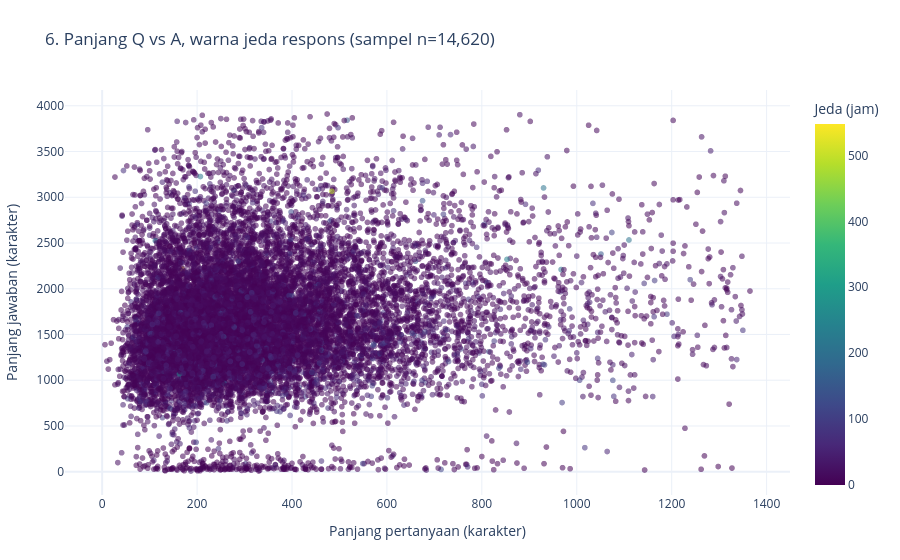

Notebook code for this chart:
### Code cell
scatter_df = numeric_sample.filter(
    pl.col('response_hours').is_not_null() &
    pl.col('response_hours').is_between(0, MAX_RESPONSE_HOURS) &
    (pl.col('question_length') <= summary['p99_pertanyaan']) &
    (pl.col('answer_length') <= summary['p99_jawaban'])
)
if scatter_df.is_empty():
    raise ValueError('Tidak ada data valid untuk scatter multidimensi; cek waktu di M2.')
fig6 = go.Figure(go.Scattergl(
    x=scatter_df['question_length'].to_list(),
    y=scatter_df['answer_length'].to_list(),
    mode='markers',
    marker=dict(
        size=6, opacity=0.55,
        color=scatter_df['response_hours'].to_list(),
        colorscale='Viridis', showscale=True,
        colorbar=dict(title='Jeda (jam)'),
    ),
    hovertemplate='Pertanyaan %{x:,} karakter<br>Jawaban %{y:,} karakter<extra></extra>',
))
fig6.update_layout(
    title=f'6. Panjang Q vs A, warna jeda respons (sampel n={scatter_df.height:,})',
    xaxis_title='Panjang pertanyaan (karakter)',
    yaxis_title='Panjang jawaban (karakter)',
)
publish(fig6, '06_scatter_multidimensi.html')

### Figure 1 — Plotly figure (JSON) as saved in the notebook; plotly's stock layout.template omitted (floating-point values rounded to 4 significant figures; data arrays with more than 128 entries replaced by an {"elided": "..."} marker saying what was removed)
{"data": [{"hovertemplate": "Pertanyaan %{x:,} karakter<br>Jawaban %{y:,} karakter<extra></extra>", "marker": {"color": {"elided": "14620 float values"}, "colorbar": {"title": {"text": "Jeda (jam)"}}, "colorscale": [[0, "#440154"], [0.1111, "#482878"], [0.2222, "#3e4989"], [0.3333, "#31688e"], [0.4444, "#26828e"], [0.5556, "#1f9e89"], [0.6667, "#35b779"], [0.7778, "#6ece58"], [0.8889, "#b5de2b"], [1, "#fde725"]], "opacity": 0.55, "showscale": true, "size": 6}, "mode": "markers", "type": "scattergl", "x": {"elided": "14620 int values"}, "y": {"elided": "14620 int values"}}], "layout": {"hovermode": "closest", "margin": {"b": 65, "l": 60, "r": 30, "t": 90}, "title": {"text": "6. Panjang Q vs A, warna jeda respons (sampel n=14,620)"}, "xaxis": {"title": {"text": "Panjang pertanyaan (karakter)"}}, "yaxis": {"title": {"text": "Panjang jawaban (karakter)"}}}}
